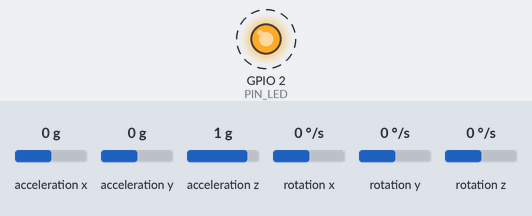
The sketch below on a simulated ESP32. Shown: output pins drawn as LEDs (lit = HIGH). Wiring (inferred from the names in the program): MPU-6050 motion sensor at I2C address 0x68. Dashed ring = blinking. Inputs (shaded band) come from the test bench; at power-on: acceleration x 0 g, acceleration y 0 g, acceleration z 1 g, rotation x 0 °/s, rotation y 0 °/s, rotation z 0 °/s. EEPROM starts erased; what the sketch prints to the serial monitor is not drawn.

Above: at 0.7 s.
Timing chart, 0 to 3.6 s (numbered marks = the images above):
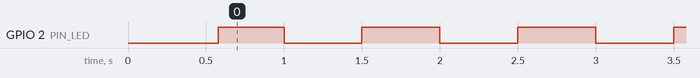

Measured:
- by itself, GPIO 2 (PIN_LED): alternates HIGH for 0.50 s and LOW for 0.50 s

The sketch:

ThighSensor.ino
```cpp
/*
  ThighSensor.ino - the thigh unit: ESP32-WROOM dev board + MPU-6050 (GY-521), in the 3D-printed
  box strapped to the front of the thigh. It sends one feature packet per 1.5 s window to the
  watch over ESP-NOW (no router needed between them). The watch fuses them with its own wrist
  features and reports "wrist+thigh"; without packets it falls back to wrist only (REQ-AC-10).

  Every 25 ms (40 Hz, same as the watch):
    read the MPU-6050 -> complementary filter (thigh tilt) -> store the sample
  Every 60 samples (1.5 s):
    10 motion features (same code as the watch, activity_features.h) + tilt mean and spread,
    from the complementary filter and from the accelerometer alone (14 features)
    -> TP_FEATURES packet to the watch; one CSV line on the Serial Monitor

  Files in this folder (keep them together):
    ThighSensor.ino, thigh_fusion.h (complementary filter), thigh_packet.h (radio messages,
    same file as in ActivityClassifier), activity_features.h (same file as in ActivityClassifier)

  Wiring (GY-521 -> ESP32): VCC -> 3V3, GND -> GND, SCL -> GPIO22, SDA -> GPIO21, AD0 -> GND (0x68)
  Power: see firmware/ThighSensor/README.txt (battery wiring and the regulator note).

  Arduino IDE: board "ESP32 Dev Module", Upload Speed 921600, everything else default.
  Libraries: none (Wire, WiFi, ESP-NOW and Preferences come with the ESP32 board package).

  Buttons and light
    BOOT button, hold 2 s while STANDING STILL: records the standing pose (tilt 0). Saved, so
                 it survives power-off. Do it again whenever the box is re-strapped.
    LED (GPIO2): slow blink = searching for the watch; short blink every 1.5 s = linked and
                 sending; fast blink = sensor error; 3 quick flashes = calibration saved.
*/
#include <Arduino.h>
#include <Wire.h>
#include <WiFi.h>
#include <esp_now.h>
#include <esp_wifi.h>
#include <Preferences.h>
#include <esp_idf_version.h>
#include "activity_features.h"
#include "thigh_fusion.h"
#include "thigh_packet.h"

// ---------------- Settings ------------------------------------------------------------------
#define PIN_SDA 21
#define PIN_SCL 22
#define PIN_LED 2                    // on-board LED on most ESP32-WROOM dev boards
#define PIN_BTN 0                    // BOOT button (free to use after start-up)
#define MPU_ADDR 0x68
#define I2C_HZ 100000                // 100 kHz: slower but more tolerant of loose jumper wires
#define TX_POWER WIFI_POWER_8_5dBm   // lower radio power: shorter current peaks on battery;
                                     // plenty for watch <-> thigh (under 2 m)
#define SEARCH_DWELL_MS 250          // searching: time on each channel
#define HELLO_EVERY_MS 80            // searching: HELLO interval
#define LOST_AFTER_FAILS 4           // linked: this many failed sends in a row -> search again
#define LOST_AFTER_MS 10000          // linked: no ack from the watch for this long -> search again

// MPU-6050 scales for the ranges set in mpuBegin(): +-8 g, +-1000 deg/s
#define ACC_LSB_PER_G 4096.0f
#define GYR_LSB_PER_DPS 32.8f

// ---------------- Sensor --------------------------------------------------------------------
static volatile uint32_t i2cErrTotal = 0;
static volatile bool imuOk = false;

static bool mpuWrite(uint8_t reg, uint8_t val) {
  Wire.beginTransmission(MPU_ADDR);
  Wire.write(reg);
  Wire.write(val);
  return Wire.endTransmission() == 0;
}

static bool mpuBegin() {
  Wire.begin(PIN_SDA, PIN_SCL, I2C_HZ);
  Wire.beginTransmission(MPU_ADDR);
  Wire.write(0x75);                                   // WHO_AM_I
  if (Wire.endTransmission(false) != 0 || Wire.requestFrom((uint8_t)MPU_ADDR, (uint8_t)1) != 1) return false;
  uint8_t who = Wire.read();
  Serial.printf("[imu] WHO_AM_I 0x%02X%s\n", who, who == 0x68 ? "" : " (clone chip, usually fine)");
  bool ok = mpuWrite(0x6B, 0x01)                      // wake up, clock from the X gyro
         && mpuWrite(0x1A, 0x04)                      // low-pass ~21 Hz (no aliasing at 40 Hz)
         && mpuWrite(0x19, 0x04)                      // internal sample rate 200 Hz
         && mpuWrite(0x1B, 0x10)                      // gyro +-1000 deg/s
         && mpuWrite(0x1C, 0x10);                     // accel +-8 g (running jolts stay in range)
  delay(50);
  return ok;
}

// One reading: a = g, w = deg/s. False on an I2C error.
static bool mpuRead(float a[3], float w[3]) {
  Wire.beginTransmission(MPU_ADDR);
  Wire.write(0x3B);
  if (Wire.endTransmission(false) != 0) return false;
  if (Wire.requestFrom((uint8_t)MPU_ADDR, (uint8_t)14) != 14) return false;
  uint8_t b[14];
  for (int i = 0; i < 14; i++) b[i] = Wire.read();
  for (int i = 0; i < 3; i++) {
    a[i] = (int16_t)((b[2 * i] << 8) | b[2 * i + 1]) / ACC_LSB_PER_G;
    w[i] = (int16_t)((b[8 + 2 * i] << 8) | b[9 + 2 * i]) / GYR_LSB_PER_DPS;
  }
  return true;
}

// ---------------- Calibration (standing pose) -------------------------------------------------
static Preferences prefs;
static float refG[3] = {0, 0, 1};
static bool calibrated = false;

static void loadCalibration() {
  prefs.begin("thigh", true);
  calibrated = prefs.getBool("cal", false);
  if (calibrated) {
    refG[0] = prefs.getFloat("gx", 0); refG[1] = prefs.getFloat("gy", 0); refG[2] = prefs.getFloat("gz", 1);
  }
  prefs.end();
  Serial.printf("[cal] %s: %.3f %.3f %.3f\n", calibrated ? "standing pose loaded" : "NOT calibrated yet",
                refG[0], refG[1], refG[2]);
}

static void saveCalibration(const float g[3]) {
  for (int i = 0; i < 3; i++) refG[i] = g[i];
  calibrated = true;
  prefs.begin("thigh", false);
  prefs.putBool("cal", true);
  prefs.putFloat("gx", g[0]); prefs.putFloat("gy", g[1]); prefs.putFloat("gz", g[2]);
  prefs.end();
  Serial.printf("[cal] standing pose saved: %.3f %.3f %.3f\n", g[0], g[1], g[2]);
}

// ---------------- Radio (ESP-NOW) -------------------------------------------------------------
enum { L_SEARCH = 0, L_LINKED };
static volatile int linkMode = L_SEARCH;
static uint8_t channel = 1;
static uint8_t watchMac[6];
static const uint8_t BCAST[6] = {0xFF, 0xFF, 0xFF, 0xFF, 0xFF, 0xFF};
static volatile bool ackSeen = false;               // set by the receive callback
static volatile uint8_t ackChannel = 0;
static volatile uint32_t lastAckMs = 0, ackReceived = 0;
static uint8_t ackMac[6];
static volatile int sendFails = 0;
static uint32_t sentOk = 0, sentFail = 0;

static void setChannel(uint8_t ch) {
  channel = ch;
  esp_wifi_set_channel(ch, WIFI_SECOND_CHAN_NONE);
}

static void addPeer(const uint8_t *mac) {
  if (esp_now_is_peer_exist(mac)) return;
  esp_now_peer_info_t p = {};
  memcpy(p.peer_addr, mac, 6);
  p.channel = 0;                                     // 0 = whatever channel the radio is on
  p.ifidx = WIFI_IF_STA;
  p.encrypt = false;
  esp_now_add_peer(&p);
}

static void handleRecv(const uint8_t *mac, const uint8_t *data, int len) {
  if (tp_check(data, len) != TP_ACK) return;
  TpAck a;
  memcpy(&a, data, sizeof(a));
  memcpy(ackMac, mac, 6);
  ackChannel = a.h.channel;
  ackReceived = a.received;
  lastAckMs = millis();
  ackSeen = true;
}

static void handleSent(esp_now_send_status_t st) {
  if (st == ESP_NOW_SEND_SUCCESS) { sendFails = 0; sentOk++; }
  else { sendFails = sendFails + 1; sentFail++; }
}

// The callback signatures changed between ESP32 board package versions
#if ESP_ARDUINO_VERSION_MAJOR >= 3
static void onRecv(const esp_now_recv_info_t *info, const uint8_t *data, int len) { handleRecv(info->src_addr, data, len); }
#else
static void onRecv(const uint8_t *mac, const uint8_t *data, int len) { handleRecv(mac, data, len); }
#endif
#if ESP_IDF_VERSION >= ESP_IDF_VERSION_VAL(5, 5, 0)
static void onSent(const wifi_tx_info_t *, esp_now_send_status_t st) { handleSent(st); }
#else
static void onSent(const uint8_t *, esp_now_send_status_t st) { handleSent(st); }
#endif

static void radioBegin() {
  WiFi.mode(WIFI_STA);
  WiFi.disconnect();                                 // ESP-NOW only, no router
  esp_wifi_set_ps(WIFI_PS_NONE);
  WiFi.setTxPower(TX_POWER);
  if (esp_now_init() != ESP_OK) { Serial.println("[radio] ESP-NOW init FAILED"); return; }
  esp_now_register_recv_cb(onRecv);
  esp_now_register_send_cb(onSent);
  addPeer(BCAST);
  setChannel(1);
  Serial.printf("[radio] thigh unit MAC %s, searching for the watch\n", WiFi.macAddress().c_str());
}

static uint8_t flags() { return (imuOk ? TP_FLAG_IMU_OK : 0) | (calibrated ? TP_FLAG_CALIBRATED : 0); }

// Called often from loop(): channel hopping while searching, link-loss detection while linked.
static void radioLoop() {
  static uint32_t lastHop = 0, lastHello = 0;
  if (ackSeen) {                                     // a watch answered
    ackSeen = false;
    uint8_t ch = ackChannel;
    if (linkMode == L_SEARCH || ch != channel || memcmp(ackMac, watchMac, 6) != 0) {
      memcpy(watchMac, ackMac, 6);
      addPeer(watchMac);
      if (ch >= 1 && ch <= 13 && ch != channel) setChannel(ch);
      if (linkMode == L_SEARCH)
        Serial.printf("[radio] linked to watch %02X:%02X:%02X:%02X:%02X:%02X on channel %d\n",
                      watchMac[0], watchMac[1], watchMac[2], watchMac[3], watchMac[4], watchMac[5], channel);
      linkMode = L_LINKED;
      sendFails = 0;
    }
  }
  uint32_t now = millis();
  if (linkMode == L_LINKED && (sendFails >= LOST_AFTER_FAILS || now - lastAckMs > LOST_AFTER_MS)) {
    Serial.printf("[radio] lost the watch (%d failed sends, last ack %lu ms ago): searching\n",
                  (int)sendFails, (unsigned long)(now - lastAckMs));
    linkMode = L_SEARCH;
  }
  if (linkMode == L_SEARCH) {
    if (now - lastHop >= SEARCH_DWELL_MS) { setChannel(channel % 13 + 1); lastHop = now; }
    if (now - lastHello >= HELLO_EVERY_MS) {
      TpHello h;
      tp_header(&h.h, TP_HELLO, channel, flags());
      h.boot_ms = now;
      esp_now_send(BCAST, (const uint8_t *)&h, sizeof(h));
      lastHello = now;
    }
  }
}

static void sendFeatures(const TpFeatures &p) {
  if (linkMode != L_LINKED) return;                  // nobody to send to; the window is lost
  esp_now_send(watchMac, (const uint8_t *)&p, sizeof(p));
}

// ---------------- Sampling (own task, exact 40 Hz) --------------------------------------------
#define RING 256
static float ring[RING][8];                          // ax ay az gx gy gz tilt tilt_acc
static volatile uint32_t rHead = 0;
static CompFilter cf;
static portMUX_TYPE cfMux = portMUX_INITIALIZER_UNLOCKED;

static void samplerTask(void *) {
  TickType_t next = xTaskGetTickCount();
  float a[3], w[3];
  int consecutive = 0;
  for (;;) {
    vTaskDelayUntil(&next, pdMS_TO_TICKS(25));
    if (!mpuRead(a, w)) {
      i2cErrTotal = i2cErrTotal + 1;
      if (++consecutive >= 5) { imuOk = false; Wire.end(); mpuBegin(); consecutive = 0; }   // try to recover
      continue;
    }
    consecutive = 0;
    imuOk = true;
    portENTER_CRITICAL(&cfMux);
    tf_update(&cf, a, w, 0.025f);
    float tilt = tf_tilt_deg(&cf, refG);
    float tiltAcc = tf_tilt_acc_deg(a, refG);
    portEXIT_CRITICAL(&cfMux);
    float *s = ring[rHead % RING];
    s[0] = a[0]; s[1] = a[1]; s[2] = a[2]; s[3] = w[0]; s[4] = w[1]; s[5] = w[2]; s[6] = tilt; s[7] = tiltAcc;
    __sync_synchronize();
    rHead = rHead + 1;
  }
}

// ---------------- Window -> features -> packet -------------------------------------------------
static float win[ACT_WIN][6];
static float winTilt[ACT_WIN], winTiltAcc[ACT_WIN];
static int winFill = 0;
static uint32_t rTail = 0, windowSeq = 0;
static uint32_t errAtLastWindow = 0;
static uint32_t lastPacketMs = 0;

static void finishWindow() {
  TpFeatures p;
  tp_header(&p.h, TP_FEATURES, channel, flags());
  p.seq = ++windowSeq;
  p.board_ms = millis();
  p.samples = ACT_WIN;                               // good readings (failed ones are skipped)
  uint32_t e = i2cErrTotal;
  p.i2c_errors_window = (uint16_t)(e - errAtLastWindow);
  errAtLastWindow = e;
  p.i2c_errors_total = e;
  float f[TP_N_FEAT];                                // computed here, then copied (the packet is packed)
  act_compute_features(win, f);                      // f[0..9], same as the wrist
  tf_tilt_stats(winTilt, ACT_WIN, &f[10], &f[11]);   // complementary-filter tilt
  tf_tilt_stats(winTiltAcc, ACT_WIN, &f[12], &f[13]); // accelerometer-only tilt (for the thigh model)
  memcpy(p.f, f, sizeof(f));
  sendFeatures(p);
  lastPacketMs = millis();

  Serial.printf("%lu,%s,%d,%u,%lu", (unsigned long)p.seq, linkMode == L_LINKED ? "linked" : "search",
                channel, p.i2c_errors_window, (unsigned long)p.i2c_errors_total);
  for (int i = 0; i < TP_N_FEAT; i++) Serial.printf(",%.4f", p.f[i]);
  Serial.println();
}

// ---------------- LED and button --------------------------------------------------------------
static uint32_t flashUntil = 0;

static void ledLoop() {
  uint32_t t = millis();
  bool on;
  if (flashUntil > t) on = ((flashUntil - t) / 100) % 2;          // calibration: quick flashes
  else if (!imuOk) on = (t / 100) % 2;                            // sensor error: fast blink
  else if (linkMode == L_SEARCH) on = (t / 500) % 2;              // searching: slow blink
  else on = t - lastPacketMs < 60;                                // linked: blink per packet
  digitalWrite(PIN_LED, on);
}

static void buttonLoop() {
  static uint32_t downAt = 0;
  static bool done = false;
  bool down = digitalRead(PIN_BTN) == LOW;
  if (down && !downAt) { downAt = millis(); done = false; }
  if (!down) downAt = 0;
  if (down && !done && millis() - downAt > 2000) {   // held 2 s: standing pose
    float g[3];
    portENTER_CRITICAL(&cfMux);
    g[0] = cf.g[0]; g[1] = cf.g[1]; g[2] = cf.g[2];
    portEXIT_CRITICAL(&cfMux);
    saveCalibration(g);
    flashUntil = millis() + 600;
    done = true;
  }
}

// ---------------- Setup / loop ----------------------------------------------------------------
void setup() {
  Serial.begin(115200);
  delay(500);
  Serial.println("\n[boot] ThighSensor (complementary filter, ESP-NOW to the watch)");
  pinMode(PIN_LED, OUTPUT);
  pinMode(PIN_BTN, INPUT_PULLUP);
  tf_reset(&cf);
  loadCalibration();
  imuOk = mpuBegin();
  Serial.println(imuOk ? "[boot] MPU-6050 ok" : "[boot] ERROR: MPU-6050 not found (check SDA 21, SCL 22, 3V3, GND)");
  radioBegin();
  xTaskCreatePinnedToCore(samplerTask, "imu", 4096, nullptr, 5, nullptr, 1);
  Serial.print("window,link,channel,i2c_err_window,i2c_err_total");
  for (int i = 0; i < TP_N_FEAT; i++) Serial.printf(",%s", TP_FEAT_NAMES[i]);
  Serial.println();
}

void loop() {
  while (rTail != rHead) {
    const float *s = ring[rTail % RING];
    for (int i = 0; i < 6; i++) win[winFill][i] = s[i];
    winTilt[winFill] = s[6];
    winTiltAcc[winFill] = s[7];
    rTail++;
    if (++winFill == ACT_WIN) { finishWindow(); winFill = 0; }
  }
  radioLoop();
  buttonLoop();
  ledLoop();
  delay(2);
}
```

activity_features.h
```cpp
// activity_features.h - the 10 features, computed exactly like features() in the notebook.
// If you change a feature in the notebook, change it here too, or the model gets wrong inputs.
//
// Input : one 1.5 s window, 60 samples x {ax, ay, az (g), gx, gy, gz (deg/s)} at 40 Hz
// Output: x[0..9] = acc_mean, acc_std, acc_min, acc_max, acc_jerk,
//                   gyro_mean, gyro_std, gyro_max, cadence_hz, cadence_power
#pragma once
#include <math.h>

#define ACT_WIN 60          // samples per window (1.5 s at 40 Hz)
#define ACT_FS 40.0f        // sampling rate (Hz)
#define ACT_NFFT 256        // spectrum length (window padded with zeros, like np.fft.rfft(n=256))

static float act_cos[ACT_NFFT], act_sin[ACT_NFFT];
static bool act_tables_ready = false;

static void act_make_tables() {
  for (int i = 0; i < ACT_NFFT; i++) {
    act_cos[i] = (float)cos(2.0 * 3.14159265358979323846 * i / ACT_NFFT);
    act_sin[i] = (float)sin(2.0 * 3.14159265358979323846 * i / ACT_NFFT);
  }
  act_tables_ready = true;
}

static void act_compute_features(const float w[ACT_WIN][6], float *x) {
  if (!act_tables_ready) act_make_tables();
  double am[ACT_WIN], gm[ACT_WIN];
  for (int i = 0; i < ACT_WIN; i++) {
    am[i] = sqrt((double)w[i][0] * w[i][0] + (double)w[i][1] * w[i][1] + (double)w[i][2] * w[i][2]);
    gm[i] = sqrt((double)w[i][3] * w[i][3] + (double)w[i][4] * w[i][4] + (double)w[i][5] * w[i][5]);
  }
  // mean, standard deviation (divide by N, like numpy), min, max
  double aS = 0, gS = 0, aMin = am[0], aMax = am[0], gMax = gm[0], jerk = 0;
  for (int i = 0; i < ACT_WIN; i++) {
    aS += am[i]; gS += gm[i];
    if (am[i] < aMin) aMin = am[i];
    if (am[i] > aMax) aMax = am[i];
    if (gm[i] > gMax) gMax = gm[i];
    if (i) jerk += fabs(am[i] - am[i - 1]);
  }
  double aMean = aS / ACT_WIN, gMean = gS / ACT_WIN, aV = 0, gV = 0;
  for (int i = 0; i < ACT_WIN; i++) {
    aV += (am[i] - aMean) * (am[i] - aMean);
    gV += (gm[i] - gMean) * (gm[i] - gMean);
  }
  // cadence: strongest frequency between 0.5 and 4 Hz in the acceleration magnitude
  float c[ACT_WIN];
  for (int i = 0; i < ACT_WIN; i++) c[i] = (float)(am[i] - aMean);
  double total = 0, best = -1;
  int bestK = 0;
  for (int k = 0; k <= ACT_NFFT / 2; k++) {
    float re = 0, im = 0;
    for (int n = 0; n < ACT_WIN; n++) {
      int idx = (k * n) % ACT_NFFT;
      re += c[n] * act_cos[idx];
      im -= c[n] * act_sin[idx];
    }
    double pw = (double)re * re + (double)im * im;
    total += pw;
    float f = k * ACT_FS / ACT_NFFT;
    if (f >= 0.5f && f <= 4.0f && pw > best) { best = pw; bestK = k; }
  }
  x[0] = (float)aMean;
  x[1] = (float)sqrt(aV / ACT_WIN);
  x[2] = (float)aMin;
  x[3] = (float)aMax;
  x[4] = (float)(jerk / (ACT_WIN - 1));
  x[5] = (float)gMean;
  x[6] = (float)sqrt(gV / ACT_WIN);
  x[7] = (float)gMax;
  x[8] = bestK * ACT_FS / ACT_NFFT;
  x[9] = (float)(best / (total + 1e-9));
}
```

Source omitted: thigh_fusion.h (4359 bytes), thigh_packet.h (3729 bytes)
